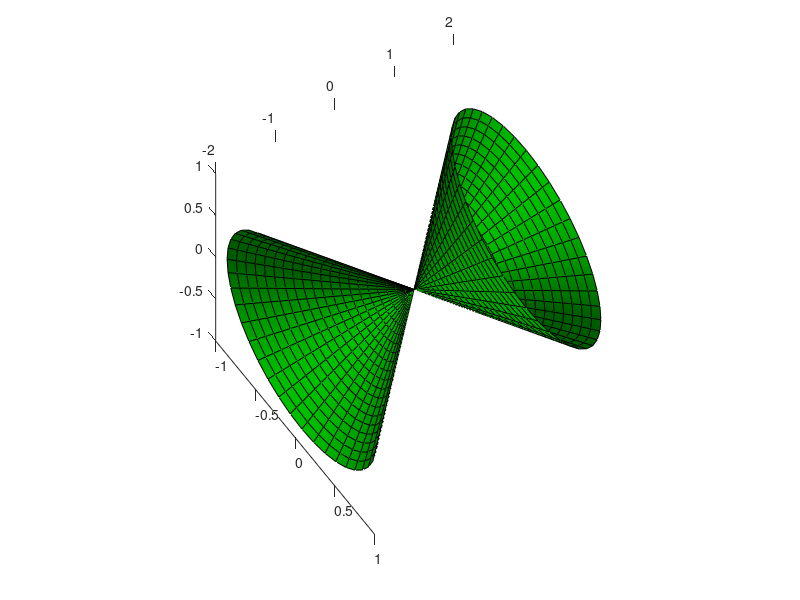

MATLAB code to generate this figure:
u=(-pi:0.05*pi:pi)';
v=-pi:0.05*pi:pi;
x=0.3*u*cos(v);
y=0.3*u*sin(v);
z=0.6*u*ones(size(v));
hf=figure;
ha=axes;hs=surface('XData', x, 'YData', y, 'ZData', z, 'FaceColor', 'g', 'LineStyle', 'none')
set(ha, 'CameraPosition', [-15 -25 20])
hlt=light('Position', [0 -1 0])
set(ha, 'CameraPosition', [0 1 0])
set(ha, 'AmbientLightColor', 'k')
set(ha, 'AmbientLightColor', 'k')
set(ha, 'AmbientLightColor', 'k')
set(ha, 'AmbientLightColor', 'k')
set(ha, 'CameraPosition', [0 1 0])
set(ha, 'CameraPosition')
set(ha, 'CameraPosition', [-15 -25 20])
set(ha, 'AmbientLightColor', 'k')
set(ha, 'AmbientLightColor', 'w')
set(hs, 'FaceLighting', 'gouraud')
set(hs, 'LineStyle', '-')
set(hs, 'EdgeLighting', 'phong')
material metal
material Shiny
material dull
material default